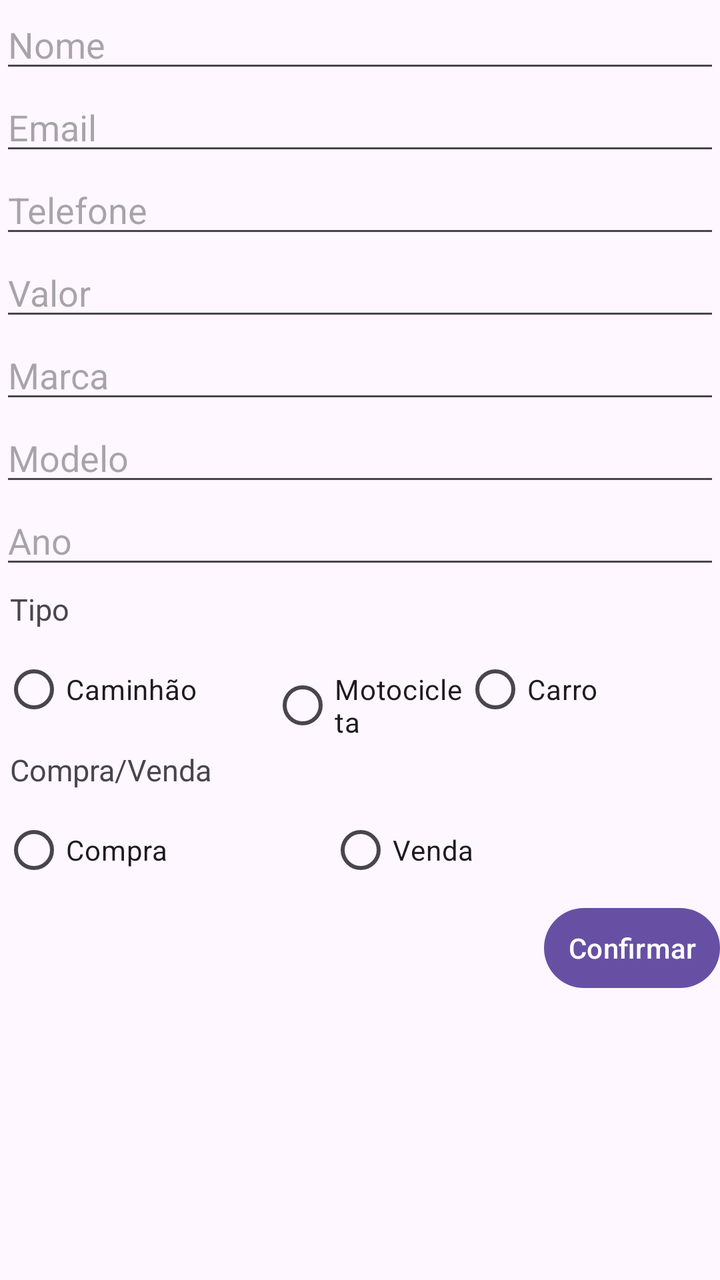
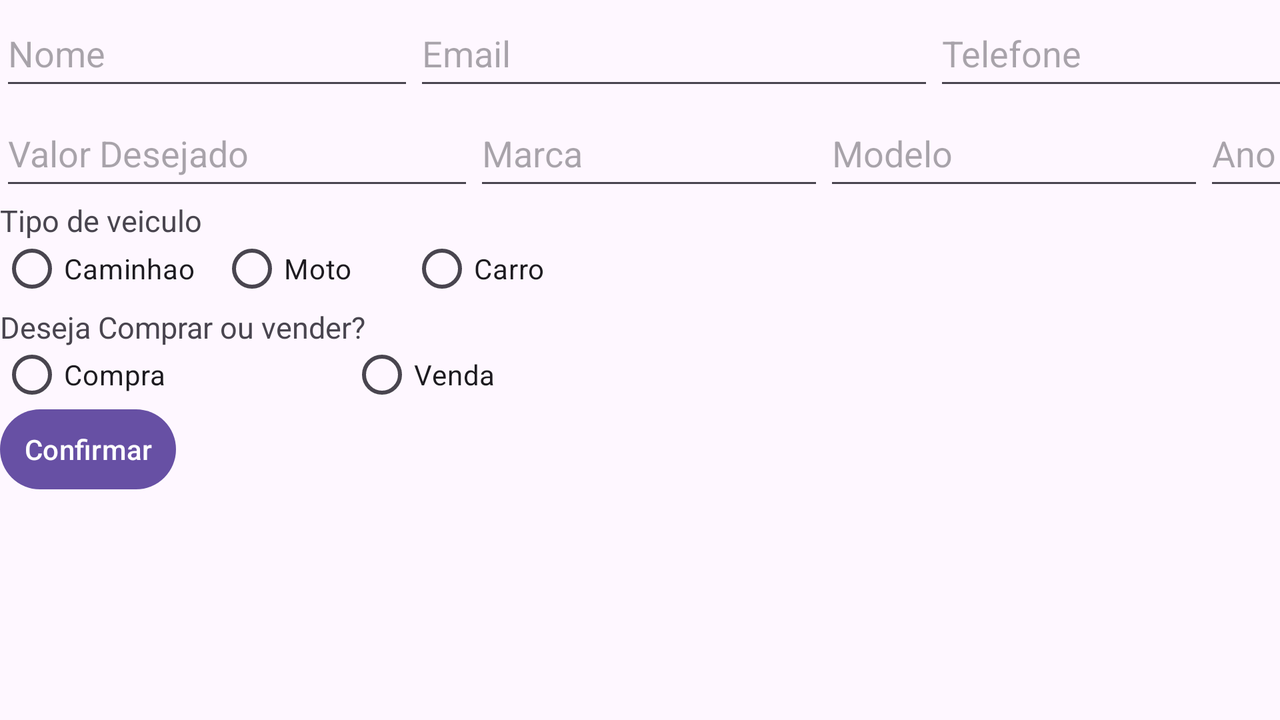

Two renders of one Android screen. The first uses the default layout on a phone; the second uses the alternative layout the repository ships for a different screen configuration, on a matching device. The two XML files are below.
<!-- AndroidManifest.xml: application theme Theme.IntermediadorAvaliacao1 -->
<!-- res/layout/activity_tela_contato_veiculo.xml -->
<LinearLayout xmlns:android="http://schemas.android.com/apk/res/android"
    xmlns:app="http://schemas.android.com/apk/res-auto"
    xmlns:tools="http://schemas.android.com/tools"
    android:layout_width="match_parent"
    android:layout_height="match_parent"
    android:orientation="vertical"
    tools:context=".TelaContatoVeiculo">
    <EditText
        android:layout_width="match_parent"
        android:layout_height="wrap_content"
        android:hint="@string/nome"
        android:id="@+id/ed_nome" />
    <EditText
        android:layout_width="match_parent"
        android:layout_height="wrap_content"
        android:hint="@string/email"
        android:id="@+id/ed_email" />
    <EditText
        android:layout_width="match_parent"
        android:layout_height="wrap_content"
        android:hint="@string/telefone"
        android:inputType="phone"
        android:id="@+id/ed_telefone" />
    <EditText
        android:layout_width="match_parent"
        android:layout_height="wrap_content"
        android:hint="@string/valor"
        android:inputType="numberDecimal"
        android:id="@+id/ed_valor" />
    <EditText
        android:layout_width="match_parent"
        android:layout_height="wrap_content"
        android:hint="@string/marca"
        android:id="@+id/ed_marca" />
    <EditText
        android:layout_width="match_parent"
        android:layout_height="wrap_content"
        android:hint="@string/modelo"
        android:id="@+id/ed_modelo" />
    <EditText
        android:layout_width="match_parent"
        android:layout_height="wrap_content"
        android:hint="@string/ano"
        android:inputType="number"
        android:id="@+id/ed_ano" />
    <LinearLayout
        android:layout_width="wrap_content"
        android:layout_height="wrap_content"
        android:orientation="horizontal"
        android:padding="5sp">

        <TextView
            android:id="@+id/txt_tipodeveiculo"
            android:layout_width="wrap_content"
            android:layout_height="wrap_content"
            android:layout_weight="100"
            android:text="@string/tipo"
            android:textSize="15sp" />
    </LinearLayout>

    <LinearLayout
        android:layout_width="329dp"
        android:layout_height="wrap_content"
        android:orientation="horizontal"
        android:padding="1sp">

        <RadioGroup
            android:layout_width="match_parent"
            android:layout_height="match_parent"
            android:orientation="horizontal"
            >

            <RadioButton
                android:id="@+id/caminhao"
                android:layout_width="0sp"
                android:layout_height="wrap_content"
                android:layout_weight="42"
                android:text="@string/caminhao" />

            <RadioButton
                android:id="@+id/moto"
                android:layout_width="0sp"
                android:layout_height="wrap_content"
                android:layout_weight="30"
                android:text="@string/moto" />

            <RadioButton
                android:id="@+id/carro"
                android:layout_width="0sp"
                android:layout_height="wrap_content"
                android:layout_weight="30"
                android:text="@string/carro" />
        </RadioGroup>
    </LinearLayout>
    <LinearLayout
        android:layout_width="wrap_content"
        android:layout_height="wrap_content"
        android:orientation="horizontal"
        android:padding="5sp">

        <TextView
            android:id="@+id/txt_tipodeveiculo"
            android:layout_width="wrap_content"
            android:layout_height="wrap_content"
            android:layout_weight="100"
            android:text="@string/compravenda"
            android:textSize="15sp" />
    </LinearLayout>
    <LinearLayout
        android:layout_width="329dp"
        android:layout_height="wrap_content"
        android:orientation="horizontal"
        android:padding="1sp">

        <RadioGroup
            android:layout_width="match_parent"
            android:layout_height="match_parent"
            android:orientation="horizontal"
            >

            <RadioButton
                android:id="@+id/compra"
                android:layout_width="0sp"
                android:layout_height="wrap_content"
                android:layout_weight="15"
                android:text="@string/compra" />

            <RadioButton
                android:id="@+id/venda"
                android:layout_width="0sp"
                android:layout_height="wrap_content"
                android:layout_weight="15"
                android:text="@string/venda" />

        </RadioGroup>
    </LinearLayout>
    <Button
        android:layout_width="wrap_content"
        android:layout_height="wrap_content"
        android:layout_gravity="right"
        android:padding="3sp"
        android:text="@string/confirmar"
        android:onClick="confirmar"/>

</LinearLayout>
<!-- resources referenced by this layout -->
<resources>
  <string name="ano">Ano</string>
  <string name="caminhao">Caminhão</string>
  <string name="carro">Carro</string>
  <string name="compra">Compra</string>
  <string name="compravenda">Compra/Venda</string>
  <string name="confirmar">Confirmar</string>
  <string name="email">Email</string>
  <string name="marca">Marca</string>
  <string name="modelo">Modelo</string>
  <string name="moto">Motocicleta</string>
  <string name="nome">Nome</string>
  <string name="telefone">Telefone</string>
  <string name="tipo">Tipo</string>
  <string name="valor">Valor</string>
  <string name="venda">Venda</string>
  <style name="Theme.IntermediadorAvaliacao1" parent="Base.Theme.IntermediadorAvaliacao1" />
  <style name="Base.Theme.IntermediadorAvaliacao1" parent="Theme.Material3.DayNight">
          
          
      </style>
</resources>
<!-- res/layout-land/activity_tela_contato_veiculo.xml (the repository's variant of the layout above) -->
<!-- drawn on the phone turned sideways -->
<?xml version="1.0" encoding="utf-8"?>
<LinearLayout xmlns:android="http://schemas.android.com/apk/res/android"
    xmlns:app="http://schemas.android.com/apk/res-auto"
    xmlns:tools="http://schemas.android.com/tools"
    android:layout_width="match_parent"
    android:layout_height="match_parent"
    android:orientation="horizontal"
    tools:context=".TelaContatoVeiculo">

    <LinearLayout
        android:layout_width="match_parent"
        android:layout_height="match_parent"
        android:orientation="vertical">

        <LinearLayout
            android:layout_width="match_parent"
            android:layout_height="wrap_content"
            android:orientation="horizontal">

            <LinearLayout
                android:layout_width="match_parent"
                android:layout_height="match_parent"
                android:orientation="vertical">

                <LinearLayout
                    android:layout_width="match_parent"
                    android:layout_height="wrap_content"
                    android:orientation="horizontal">

                    <EditText
                        android:id="@+id/ed_nome"
                        android:layout_width="207dp"
                        android:layout_height="50dp"
                        android:hint="Nome" />

                    <EditText
                        android:id="@+id/ed_email"
                        android:layout_width="260dp"
                        android:layout_height="match_parent"
                        android:hint="Email" />

                    <EditText
                        android:id="@+id/ed_telefone"
                        android:layout_width="258dp"
                        android:layout_height="50dp"
                        android:hint="Telefone"
                        android:inputType="phone" />

                </LinearLayout>

                <LinearLayout
                    android:layout_width="match_parent"
                    android:layout_height="wrap_content"
                    android:orientation="horizontal">

                    <EditText
                        android:id="@+id/ed_valor"
                        android:layout_width="237dp"
                        android:layout_height="50dp"
                        android:hint="Valor Desejado"
                        android:inputType="numberDecimal" />

                    <EditText
                        android:id="@+id/ed_marca"
                        android:layout_width="175dp"
                        android:layout_height="50dp"
                        android:hint="Marca" />

                    <EditText
                        android:id="@+id/ed_modelo"
                        android:layout_width="190dp"
                        android:layout_height="50dp"
                        android:hint="Modelo" />

                    <EditText
                        android:id="@+id/ed_ano"
                        android:layout_width="100dp"
                        android:layout_height="50dp"
                        android:hint="Ano"
                        android:inputType="number" />

                </LinearLayout>


            </LinearLayout>
        </LinearLayout>

        <LinearLayout
            android:layout_width="347dp"
            android:layout_height="wrap_content"
            android:orientation="horizontal">

            <TextView
                android:id="@+id/txt_tipodeveiculoland"
                android:layout_width="222dp"
                android:layout_height="wrap_content"
                android:layout_weight="10000"
                android:text="Tipo de veiculo"
                android:textSize="15sp" />
        </LinearLayout>

        <LinearLayout
            android:layout_width="match_parent"
            android:layout_height="33dp"
            android:orientation="horizontal">


            <RadioGroup
                android:layout_width="288dp"
                android:layout_height="28dp"
                android:orientation="horizontal">

                <RadioButton
                    android:id="@+id/caminhao"
                    android:layout_width="110dp"
                    android:layout_height="wrap_content"
                    android:text="Caminhao" />

                <RadioButton
                    android:id="@+id/moto"
                    android:layout_width="95dp"
                    android:layout_height="wrap_content"
                    android:text="Moto" />

                <RadioButton
                    android:id="@+id/carro"
                    android:layout_width="120dp"
                    android:layout_height="wrap_content"
                    android:text="Carro" />
            </RadioGroup>
        </LinearLayout>
        <LinearLayout
            android:layout_width="match_parent"
            android:layout_height="wrap_content"
            android:orientation="horizontal">

            <TextView
                android:id="@+id/txt_tipodeveiculo"
                android:layout_width="222dp"
                android:layout_height="wrap_content"
                android:layout_weight="100"
                android:text="Deseja Comprar ou vender?"
                android:textSize="15sp" />
        </LinearLayout>

        <LinearLayout
            android:layout_width="wrap_content"
            android:layout_height="27dp"
            android:orientation="horizontal">


            <RadioGroup
                android:layout_width="match_parent"
                android:layout_height="wrap_content"
                android:orientation="horizontal">

                <RadioButton
                    android:id="@+id/compra"
                    android:layout_width="175dp"
                    android:layout_height="wrap_content"
                    android:text="Compra" />

                <RadioButton
                    android:id="@+id/venda"
                    android:layout_width="138dp"
                    android:layout_height="wrap_content"
                    android:text="Venda" />
            </RadioGroup>


        </LinearLayout>

        <LinearLayout
            android:layout_width="match_parent"
            android:layout_height="wrap_content"
            android:orientation="horizontal">

            <Button
                android:layout_width="wrap_content"
                android:layout_height="wrap_content"
                android:onClick="confirmar"
                android:padding="3sp"
                android:text="Confirmar" />
        </LinearLayout>
    </LinearLayout>

</LinearLayout>
<!-- resources referenced by the variant -->
<!-- as the phone turned sideways resolves them -->
<resources>
  <style name="Theme.IntermediadorAvaliacao1" parent="Base.Theme.IntermediadorAvaliacao1" />
  <style name="Base.Theme.IntermediadorAvaliacao1" parent="Theme.Material3.DayNight">
          
          
      </style>
</resources>
